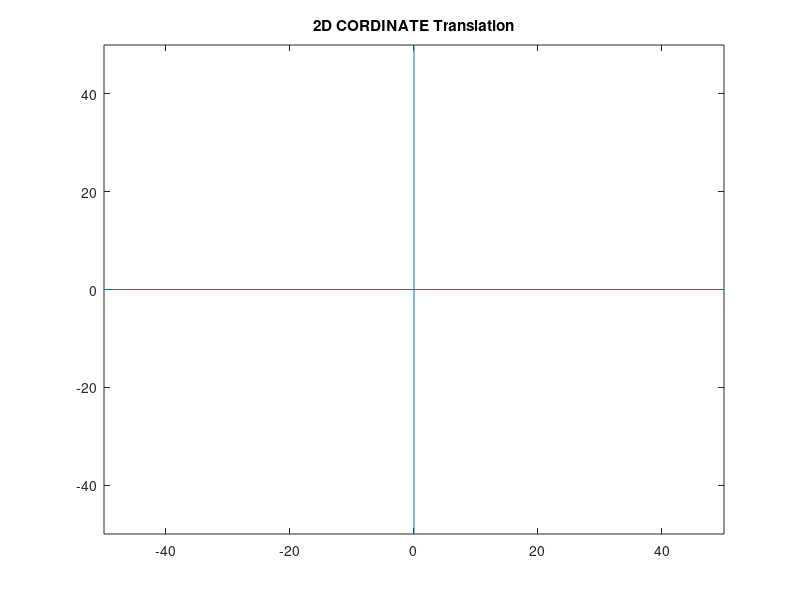

Write the MATLAB code that produced this figure.

for i=1:4
    fprintf('Enter x co-ordinate of pt.%d', i);
    x(i) = input('');
    fprintf('Enter y co-ordinte of pt.%d', i);
    y(i) = input('');
end 

P=ones(3,4);

P(1,:)=x;
P(2,:)=y;

fprintf( '\nEnter Translation around x-axis:');
a = input('');
fprintf('\nEnter Translation around y-axis:');
b = input('');

T = [1 0 -1*a; 0 1 -1*b; 0 0 1];

R=T*P;

fill(P(1,:), P(2,:), 'r');
hold on 
fill(R(1,:), R(2,:), 'g');

line([-50,50], [0,0]);
line([0,0], [-50,50]);

xlim([-50,50]);
ylim([-50,50]);

title('2D CORDINATE Translation');
